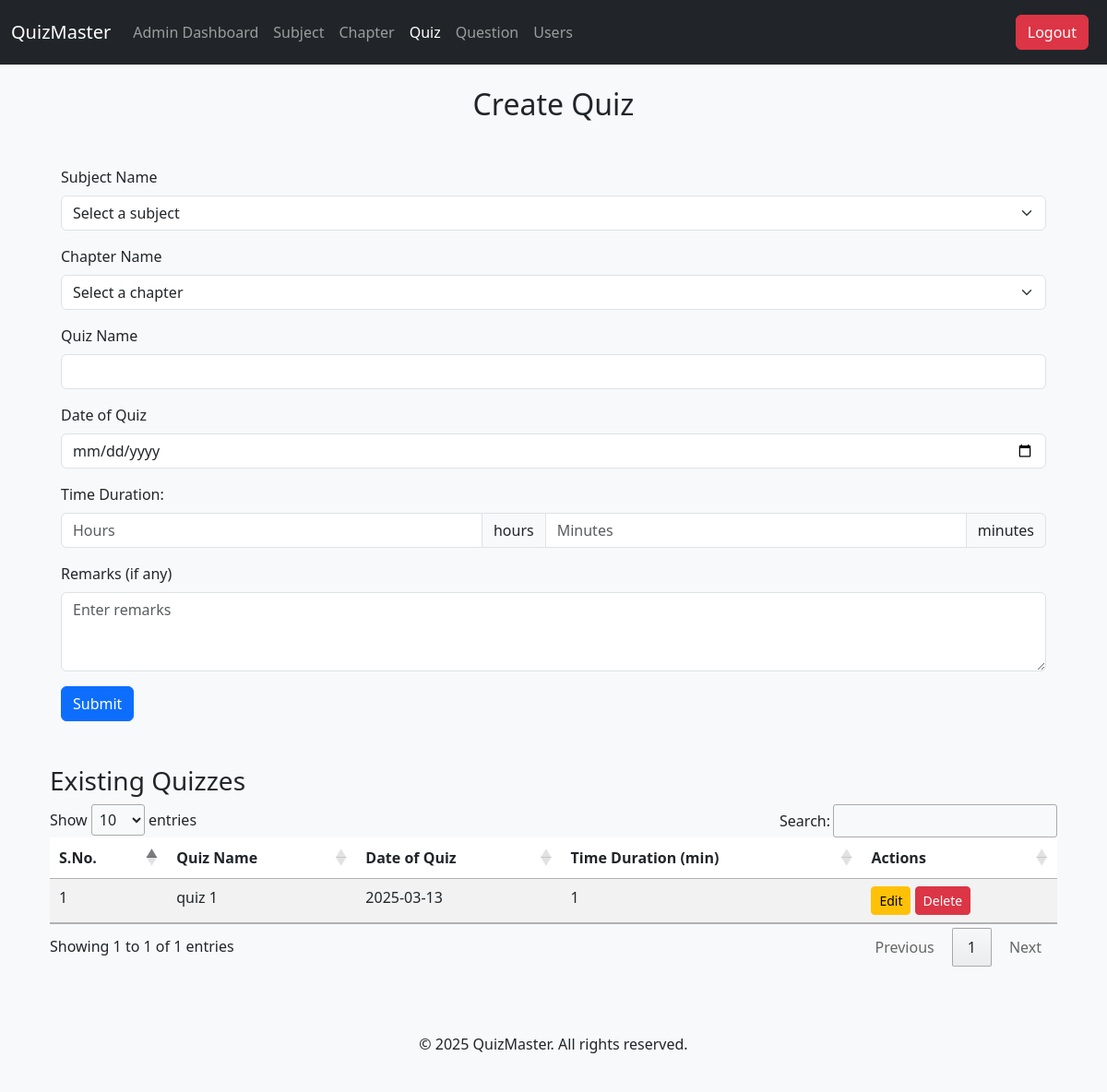
Page /admin/quiz (signed in) on the earlier database version.
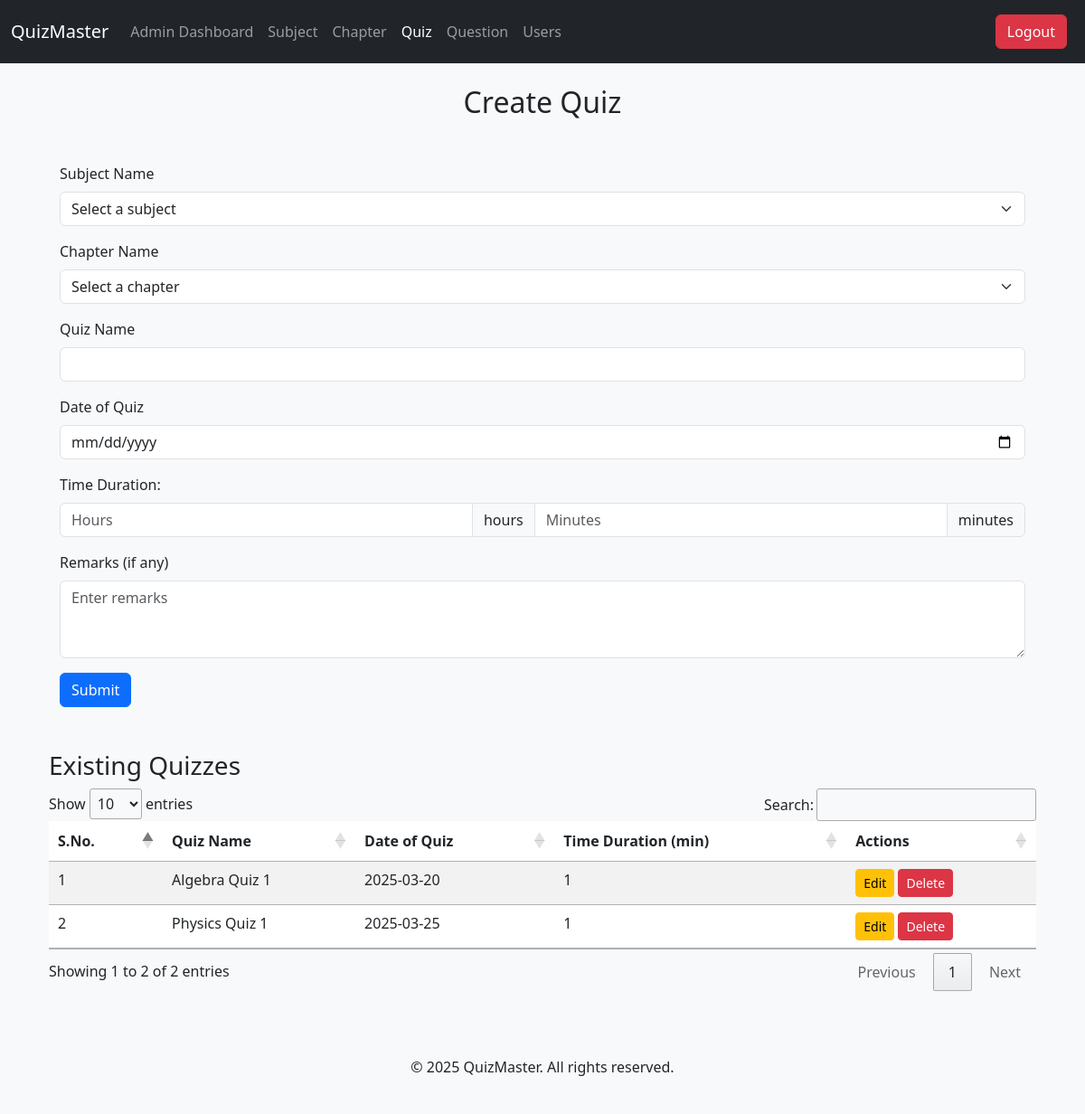
Same page on the later database version.
### tables this page shows
CREATE TABLE quizzes (
    id INTEGER PRIMARY KEY AUTOINCREMENT,
    quiz_name TEXT NOT NULL,
    chapter_id INTEGER NOT NULL,
    date_of_quiz DATE NOT NULL,
    time_duration INTEGER NOT NULL,  -- Change to INTEGER to store total minutes
    remarks TEXT,
    FOREIGN KEY (chapter_id) REFERENCES chapters (id) ON DELETE CASCADE
);

### app.py (the view)
@app.route('/admin/quiz', methods=['GET', 'POST'])
@admin_required
def create_quiz():
    if request.method == 'POST':
        if request.form.get('quiz_add') is not None:
            chapter_id = request.form['chapter_name']  # Get the chapter ID from the form
            quiz_name = request.form['quiz_name']  # Get the quiz name from the form
            date_of_quiz = request.form['date_of_quiz']
            time_duration_hours = int(request.form['time_duration_hours'])  # Get hours
            time_duration_minutes = int(request.form['time_duration_minutes'])  # Get minutes
            remarks = request.form.get('remarks', '')  # Default to empty if not provided
            conn = sqlite3.connect('database.db')
            cursor = conn.cursor()
            cursor.execute("SELECT * FROM quizzes WHERE quiz_name=? AND chapter_id=?", (quiz_name, chapter_id))
            existing_quiz = cursor.fetchone()
            if existing_quiz:
                flash("Quiz already exists under this chapter. Please choose a different name.", "danger")  # Error message
                conn.close()
                return redirect(url_for('create_quiz'))  # Redirect to the same page
            total_time_duration = (time_duration_hours * 60) + time_duration_minutes
            cursor.execute('''
                INSERT INTO quizzes (chapter_id, quiz_name, date_of_quiz, time_duration, remarks)
                VALUES (?, ?, ?, ?, ?)
            ''', (chapter_id, quiz_name, date_of_quiz, total_time_duration, remarks))
            conn.commit()
            conn.close()
            flash("Quiz created successfully!", "success")
            return redirect(url_for('create_quiz'))
    else:
        conn = sqlite3.connect('database.db')
        cursor = conn.cursor()
        cursor.execute("SELECT id, name FROM subjects")
        subjects = cursor.fetchall()
        cursor.execute("SELECT id, subject_id, name FROM chapters")
        chapters = cursor.fetchall()
        cursor.execute("SELECT * FROM quizzes")
        quizzes = cursor.fetchall()
        conn.close()
        return render_template('quiz.html', subjects=subjects, chapters=chapters, quizzes=quizzes)

### app.py (called while the page is built)
@login_manager.user_loader
def load_user(user_id):
    conn = sqlite3.connect('database.db')
    cursor = conn.cursor()
    cursor.execute("SELECT id, username, role FROM users WHERE id=?", (user_id,))
    user = cursor.fetchone()
    conn.close()
    if user:
        return User(user[0], user[1], user[2])
    return None

def admin_required(f):
    @wraps(f)
    def decorated_function(*args, **kwargs):
        if 'role' not in session or session['role'] != 'admin':
            return redirect(url_for('home'))  # Redirect to home if not admin
        return f(*args, **kwargs)
    return decorated_function

### templates/quiz.html (shortened to what this page needs)
{% extends "base.html" %}
{% block content %}
<div class="container">
    <h2 class="text-center">Create Quiz</h2>
    <div class="container mt-5">
        <form action="/admin/quiz" method="POST">
            <div class="mb-3">
                <label for="subject_name" class="form-label">Subject Name</label>
                <select class="form-select" id="subject_name" name="subject_name" required>
                    <option value="" disabled selected>Select a subject</option>
                </select>
            </div>
            <div class="mb-3">
                <label for="chapter_name" class="form-label">Chapter Name</label>
                <select class="form-select" id="chapter_name" name="chapter_name" required>
                    <option value="" disabled selected>Select a chapter</option>
                </select>
            </div>
            <div class="mb-3">
                <label for="quiz_name" class="form-label">Quiz Name</label>
                <input type="text" class="form-control" id="quiz_name" name="quiz_name" required>
            </div>
            <div class="mb-3">
                <label for="date_of_quiz" class="form-label">Date of Quiz</label>
                <input type="date" class="form-control" id="date_of_quiz" name="date_of_quiz" required>
            </div>
            <div class="mb-3">
                <label for="time_duration_hours" class="form-label">Time Duration:</label>
                <div class="input-group">
                    <input type="number" class="form-control" id="time_duration_hours" name="time_duration_hours" min="0" required placeholder="Hours">
                    <span class="input-group-text">hours</span>
                    <input type="number" class="form-control" id="time_duration_minutes" name="time_duration_minutes" min="0" max="59" required placeholder="Minutes">
                    <span class="input-group-text">minutes</span>
                </div>
            </div>
            <div class="mb-3">
                <label for="remarks" class="form-label">Remarks (if any)</label>
                <textarea class="form-control" id="remarks" rows="3" name="remarks" placeholder="Enter remarks"></textarea>
            </div>
            <button type="submit" class="btn btn-primary">Submit</button>
        </form>
    </div>
    <h3 class="mt-5">Existing Quizzes</h3>
    <table id="quizTable" class="table table-striped">
        <thead>
            <tr>
                <th>S.No.</th>
                <th>Quiz Name</th>
                <th>Date of Quiz</th>
                <th>Time Duration (min)</th>
                <th>Actions</th>
            </tr>
        </thead>
        <tbody>
            {% for quiz in quizzes %}
                <tr>
                    <td>{{ loop.index }}</td>
                    <td>{{ quiz[1] }}</td>
                    <td>{{ quiz[3] }}</td>
                    <td>{{ quiz[4] }}</td>
                    <td>
                        <a href="/admin/edit-quiz/{{ quiz[0] }}" class="btn btn-warning btn-sm">Edit</a>
                        <form action="/admin/delete-quiz/{{ quiz[0] }}" method="POST" style="display:inline;">
                            <button type="submit" class="btn btn-danger btn-sm" onclick="return confirm('Are you sure you want to delete this quiz?');">Delete</button>
                        </form>
                    </td>
                </tr>
            {% endfor %}
        </tbody>
    </table>
</div>
{% endblock %}

Differences in the rows shown:
changed quizzes: quiz_name "quiz 1" → "Algebra Quiz 1"; date_of_quiz "2025-03-13" → "2025-03-20"
added quizzes: quiz_name "Physics Quiz 1", date_of_quiz "2025-03-25", time_duration "1"
Other differences:
text written by a page script: "Show entries Search: Showing 1 to 1 of 1 entries Previous 1 Next" → "Show entries Search: Showing 1 to 2 of 2 entries Previous 1 Next"
